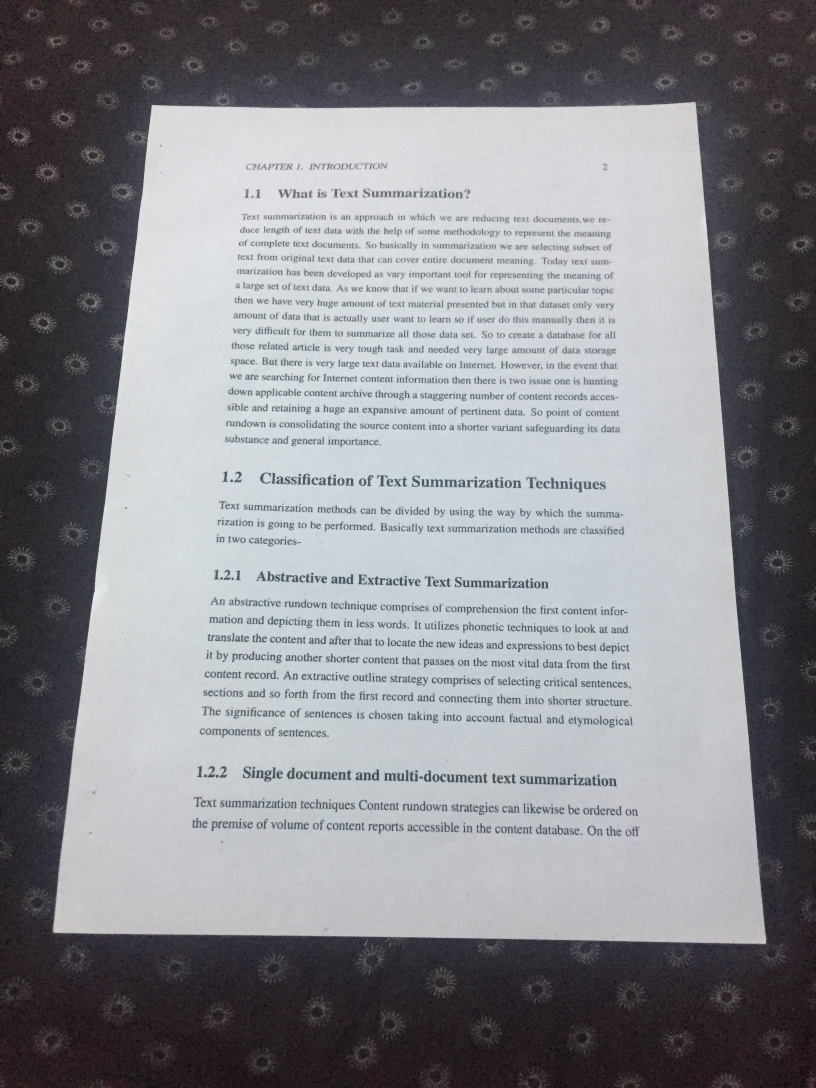
#> input picture images/image.jpg, 2448 x 3264 px (shown at 1/3 size)
$ python final_script.py --image images/image.jpg   (Python 2 division)   (older library calls are emulated)
#> lines starting #> are read from the running program, lines starting #| are printed output that depends on the picture; after the words box and inside, x2 and y2 are one past the last pixel; in counts of white or black regions, pixels touching at a corner belong together
### libraries/imutils.py
# Import the necessary packages
import numpy as np
import cv2

# [23 lines left out: functions translate, rotate, not called in this run]

def resize(image, width = None, height = None, inter = cv2.INTER_AREA):
	# initialize the dimensions of the image to be resized and
	# grab the image size
	dim = None
	(h, w) = image.shape[:2]

	# if both the width and height are None, then return the
	# original image
	if width is None and height is None:
		return image

	# check to see if the width is None
	if width is None:
		# calculate the ratio of the height and construct the
		# dimensions
		r = height / float(h)
		dim = (int(w * r), height)

	# otherwise, the height is None
	else:
		# calculate the ratio of the width and construct the
		# dimensions
		r = width / float(w)
		dim = (width, int(h * r))

	# resize the image
	resized = cv2.resize(image, dim, interpolation = inter)

	# return the resized image
	return resized

### libraries/transform.py
# import the necessary packages
import numpy as np
import cv2

def order_points(pts):
	# initialzie a list of coordinates that will be ordered
	# such that the first entry in the list is the top-left,
	# the second entry is the top-right, the third is the
	# bottom-right, and the fourth is the bottom-left
	rect = np.zeros((4, 2), dtype = "float32")

	# the top-left point will have the smallest sum, whereas
	# the bottom-right point will have the largest sum
	s = pts.sum(axis = 1)
	rect[0] = pts[np.argmin(s)]
	rect[2] = pts[np.argmax(s)]

	# now, compute the difference between the points, the
	# top-right point will have the smallest difference,
	# whereas the bottom-left will have the largest difference
	diff = np.diff(pts, axis = 1)
	rect[1] = pts[np.argmin(diff)]
	rect[3] = pts[np.argmax(diff)]

	# return the ordered coordinates
	return rect

def four_point_transform(image, pts):
	# obtain a consistent order of the points and unpack them
	# individually
	rect = order_points(pts)
	(tl, tr, br, bl) = rect

	# compute the width of the new image, which will be the
	# maximum distance between bottom-right and bottom-left
	# x-coordiates or the top-right and top-left x-coordinates
	widthA = np.sqrt(((br[0] - bl[0]) ** 2) + ((br[1] - bl[1]) ** 2))
	widthB = np.sqrt(((tr[0] - tl[0]) ** 2) + ((tr[1] - tl[1]) ** 2))
	maxWidth = max(int(widthA), int(widthB))

	# compute the height of the new image, which will be the
	# maximum distance between the top-right and bottom-right
	# y-coordinates or the top-left and bottom-left y-coordinates
	heightA = np.sqrt(((tr[0] - br[0]) ** 2) + ((tr[1] - br[1]) ** 2))
	heightB = np.sqrt(((tl[0] - bl[0]) ** 2) + ((tl[1] - bl[1]) ** 2))
	maxHeight = max(int(heightA), int(heightB))

	# now that we have the dimensions of the new image, construct
	# the set of destination points to obtain a "birds eye view",
	# (i.e. top-down view) of the image, again specifying points
	# in the top-left, top-right, bottom-right, and bottom-left
	# order
	dst = np.array([
		[0, 0],
		[maxWidth - 1, 0],
		[maxWidth - 1, maxHeight - 1],
		[0, maxHeight - 1]], dtype = "float32")

	# compute the perspective transform matrix and then apply it
	M = cv2.getPerspectiveTransform(rect, dst)
	warped = cv2.warpPerspective(image, M, (maxWidth, maxHeight))

	# return the warped image
	return warped

### final_script.py
# USAGE
# python final_script.py --image images/<image_name>.jpg

# import the necessary packages
from libraries.transform import four_point_transform
from libraries import imutils
from skimage.filters import threshold_adaptive
import numpy as np
import argparse
import cv2

# construct the argument parser and parse the arguments
ap = argparse.ArgumentParser()
ap.add_argument("-i", "--image", required = True,
	help = "Path to the image to be scanned")
args = vars(ap.parse_args())

# load the image and compute the ratio of the old height
# to the new height, clone it, and resize it
image = cv2.imread(args["image"])
#> image is the input picture: shape (3264, 2448, 3); mean B, G, R 142.1, 137.4, 137.1
ratio = image.shape[0] / 500.0
#> ratio = 6.53
orig = image.copy()
image = imutils.resize(image, height = 500)
#> in resize, `resized = cv2.resize(image, dim, interpolation = inter)`:
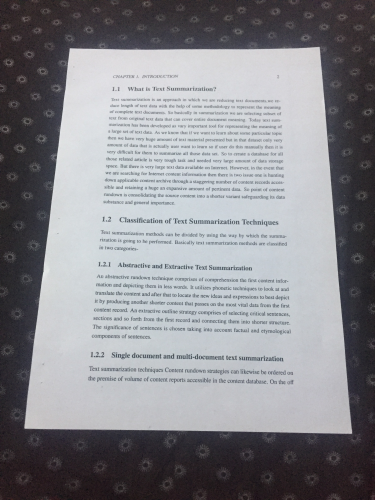
#> resized: shape (500, 375, 3); mean B, G, R 142.1, 137.4, 137.1

# convert the image to grayscale, blur it, and find edges
# in the image
gray = cv2.cvtColor(image, cv2.COLOR_BGR2GRAY)
gray = cv2.GaussianBlur(gray, (5, 5), 0)
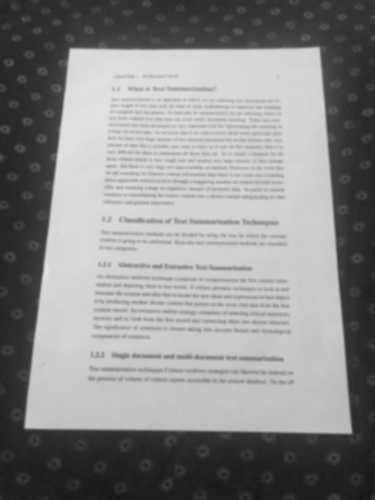
#> gray: shape (500, 375); min 23, max 228, mean 137.8
edged = cv2.Canny(gray, 75, 200)
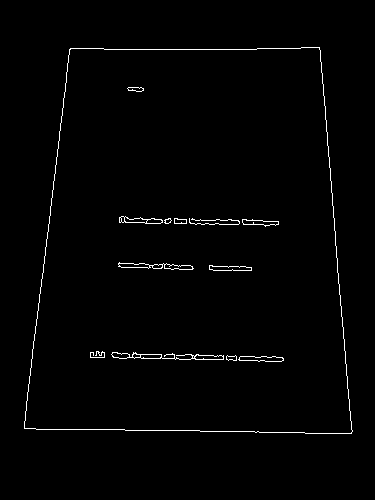
#> edged: shape (500, 375); 1.3% white in thin lines or dots, all inside (x1, y1, x2, y2) = (24, 47, 353, 434)

# show the original image and the edge detected image
print "STEP 1: Edge Detection"
cv2.imshow("Image", image)
cv2.imshow("Edged", edged)
cv2.waitKey(0)
cv2.destroyAllWindows()

# find the contours in the edged image, keeping only the
# largest ones, and initialize the screen contour
(cnts, _) = cv2.findContours(edged.copy(), cv2.RETR_LIST, cv2.CHAIN_APPROX_SIMPLE)
#> cnts = 33 contours, 6 with area under 20; largest, box (x1, y1, x2, y2) and area: (24, 47, 353, 434) 110409, (24, 47, 353, 434) 110406, (111, 352, 224, 360) 318, (118, 262, 194, 270) 257, (119, 216, 163, 224) 178
cnts = sorted(cnts, key = cv2.contourArea, reverse = True)[:5]
#> cnts = 5 contours; box (x1, y1, x2, y2) and area: (24, 47, 353, 434) 110409, (24, 47, 353, 434) 110406, (111, 352, 224, 360) 318, (118, 262, 194, 270) 257, (119, 216, 163, 224) 178

# loop over the contours
for c in cnts:
	# approximate the contour
	peri = cv2.arcLength(c, True)
	approx = cv2.approxPolyDP(c, 0.02 * peri, True)

	# if our approximated contour has four points, then we
	# can assume that we have found our screen
	if len(approx) == 4:
		screenCnt = approx
		break
#> this loop made 1 pass
#> (peri, screenCnt) on pass 1: (1379.3, [[319, 47], [69, 49], [24, 428], [351, 433]])

# show the contour (outline) of the piece of paper
print "STEP 2: Find contours of paper"
cv2.drawContours(image, [screenCnt], -1, (0, 255, 0), 2)
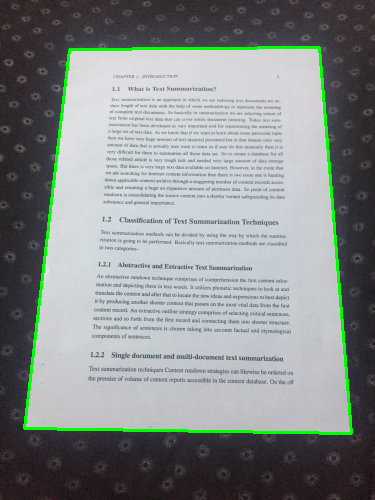
#> image: shape (500, 375, 3); 2.14% of pixels changed, all inside (x1, y1, x2, y2) = (23, 46, 353, 435)
cv2.imshow("Outline", image)
cv2.waitKey(0)
cv2.destroyAllWindows()

# apply the four point transform to obtain a top-down
# view of the original image
warped = four_point_transform(orig, screenCnt.reshape(4, 2) * ratio)
#> in order_points, `s = pts.sum(axis = 1)`: s = [2389.2, 770.3, 2950.7, 5118]
#> in order_points, `diff = np.diff(pts, axis = 1)`: diff = [-1775.6, -130.6, 2637.3, 535.3]
#> in four_point_transform, `rect = order_points(pts)`: rect = [[450.4, 319.9], [2082.4, 306.8], [2291.3, 2826.6], [156.7, 2794]]
#> in four_point_transform, `(tl, tr, br, bl) = rect`: tl = [450.4, 319.9]; tr = [2082.4, 306.8]; br = [2291.3, 2826.6]; bl = [156.7, 2794]
#> in four_point_transform, `widthA = np.sqrt(((br[0] - bl[0]) ** 2) + ((br[1] - bl[1]) ** 2))`: widthA = 2134.9
#> in four_point_transform, `widthB = np.sqrt(((tr[0] - tl[0]) ** 2) + ((tr[1] - tl[1]) ** 2))`: widthB = 1632.1
#> in four_point_transform, `maxWidth = max(int(widthA), int(widthB))`: maxWidth = 2134
#> in four_point_transform, `heightA = np.sqrt(((tr[0] - br[0]) ** 2) + ((tr[1] - br[1]) ** 2))`: heightA = 2528.5
#> in four_point_transform, `heightB = np.sqrt(((tl[0] - bl[0]) ** 2) + ((tl[1] - bl[1]) ** 2))`: heightB = 2491.5
#> in four_point_transform, `maxHeight = max(int(heightA), int(heightB))`: maxHeight = 2528
#> in four_point_transform, `dst = np.array([ [0, 0], [maxWidth - 1, 0], [maxWidth - 1, maxHeight -..`: dst = [[0, 0], [2133, 0], [2133, 2527], [0, 2527]]
#> in four_point_transform, `M = cv2.getPerspectiveTransform(rect, dst)`: M = [[1.39, 0.165, -679], [0.0112, 1.4, -451.9], [1.09e-05, 0.000131, 1]]
#> in four_point_transform, `warped = cv2.warpPerspective(image, M, (maxWidth, maxHeight))`:
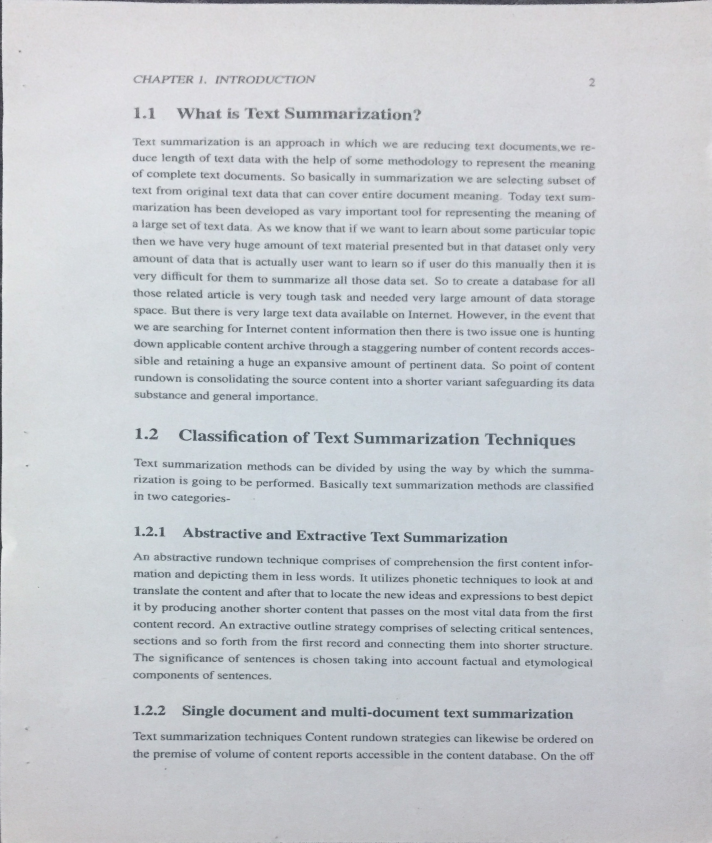
#> warped: shape (2528, 2134, 3) (shown at 1/3 size); mean B, G, R 206.7, 202.2, 198.5

# convert the warped image to grayscale, then threshold it
# to give it that 'black and white' paper effect
warped = cv2.cvtColor(warped, cv2.COLOR_BGR2GRAY)
#> warped: shape (2528, 2134)
warped = threshold_adaptive(warped, 251, offset = 10)
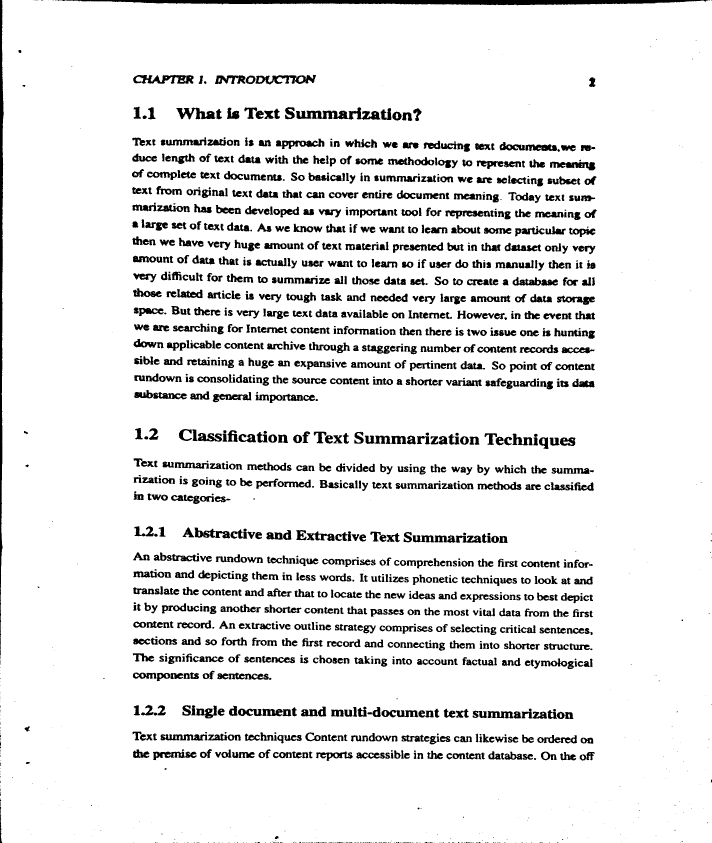
#> warped: shape (2528, 2134) bool (shown at 1/3 size); 90.8% white; 1766 black regions (416 under 20 px), largest, box (x1, y1, x2, y2) and area: (172, 0, 2124, 16) 20467, (0, 0, 11, 1977) 12489, (399, 224, 581, 252) 2756
warped = warped.astype("uint8") * 255

# show the original and scanned images
print "STEP 3: Apply perspective transform"
cv2.imshow("Original", imutils.resize(orig, height = 650))
cv2.imshow("Scanned", imutils.resize(warped, height = 650))
#> call 3 of resize, with height = 650, inter = 3
#> in resize (call 3), `resized = cv2.resize(image, dim, interpolation = inter)`:
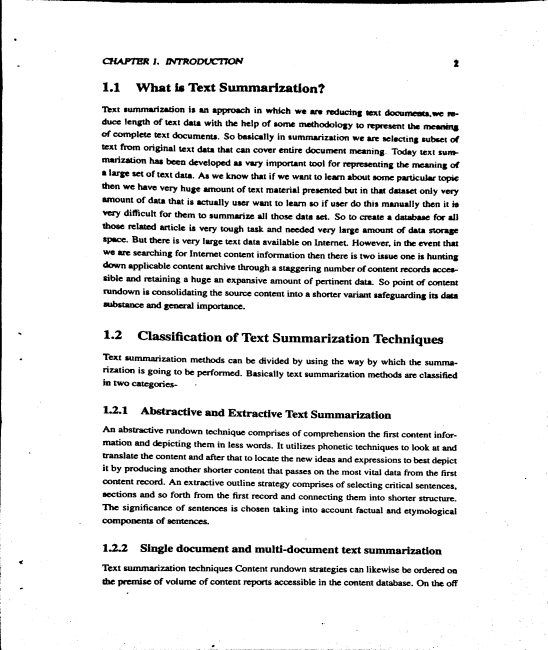
#> resized: shape (650, 548); min 0, max 255, mean 231.5
cv2.waitKey(0)
